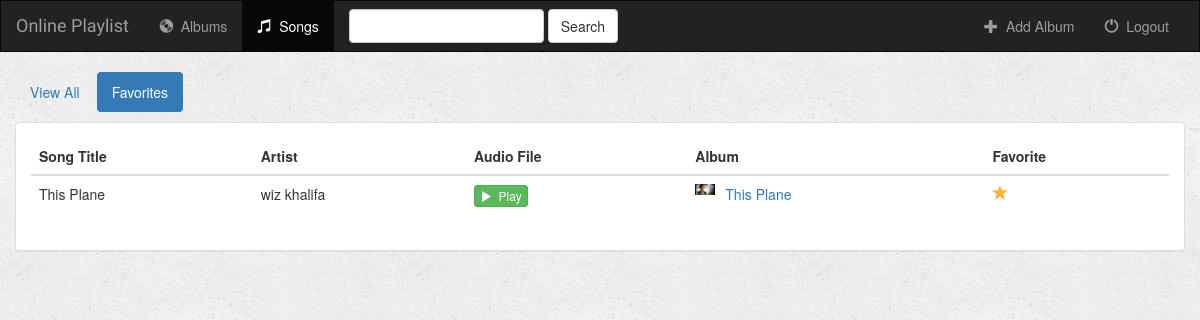
Screenshot of /music/songs/favorites/ (signed in) with the database file from the repository.
### music/models.py (models this page shows, shortened)
class Song(models.Model):
    album = models.ForeignKey(Album, on_delete=models.CASCADE)
    song_title = models.CharField(max_length=250)
    audio_file = models.FileField(default='')
    is_favorite = models.BooleanField(default=False)

class Album(models.Model):
    user = models.ForeignKey(User, default=1)
    artist = models.CharField(max_length=250)
    album_title = models.CharField(max_length=500)
    genre = models.CharField(max_length=100)
    album_logo = models.FileField()
    is_favorite = models.BooleanField(default=False)

### music/views.py (the view)
# urls.py: url(r'^songs/(?P<filter_by>[a-zA_Z]+)/$', views.songs, name='songs'),
def songs(request, filter_by):
    if not request.user.is_authenticated():
        return render(request, 'music/login.html')
    else:
        try:
            song_ids = []
            for album in Album.objects.filter(user=request.user):
                for song in album.song_set.all():
                    song_ids.append(song.pk)
            users_songs = Song.objects.filter(pk__in=song_ids)
            if filter_by == 'favorites':
                users_songs = users_songs.filter(is_favorite=True)
        except Album.DoesNotExist:
            users_songs = []
        return render(request, 'music/songs.html', {
            'song_list': users_songs,
            'filter_by': filter_by,
        })

### music/templates/music/songs.html (shortened to what this page needs)
{% extends 'music/base.html' %}
{% block songs_active %}active{% endblock %}
{% block body %}
<div class="container-fluid songs-container">
    <div class="row">
        <div class="col-sm-12">
            <ul class="nav nav-pills" style="margin-bottom: 10px;">
                <li role="presentation" {% if filter_by == 'all' %}class="active"{% endif %}><a href="{% url 'music:songs' 'all' %}">View All</a></li>
                <li role="presentation" {% if filter_by == 'favorites' %}class="active"{% endif %}><a href="{% url 'music:songs' 'favorites' %}">Favorites</a></li>
            </ul>
        </div>
    </div>
    <div class="row">
        <div class="col-sm-12">
            <div class="panel panel-default">
                <div class="panel-body">
                    <table class="table">
                        <thead>
                            <tr>
                                <th>Song Title</th>
                                <th>Artist</th>
                                <th>Audio File</th>
                                <th>Album</th>
                                <th>Favorite</th>
                            </tr>
                        </thead>
                        <tbody>
                            {% for song in song_list %}
                                <tr>
                                    <td>{{ song.song_title }}</td>
                                    <td>{{ song.album.artist }}</td>
                                    <td>
                                        <a target="_blank" href="{{ song.audio_file.url }}">
                                            <button type="button" class="btn btn-success btn-xs">
                                                <span class="glyphicon glyphicon-play"></span>&nbsp; Play
                                            </button>
                                        </a>
                                    </td>
                                    <td>
                                        <a href="{% url 'music:detail' song.album.id %}">
                                            <img src="{{ song.album.album_logo.url }}" class="img-responsive" style="width: 20px; float: left; margin-right: 10px;" />
                                        </a>
                                        <a href="{% url 'music:detail' song.album.id %}">{{ song.album.album_title }}</a>
                                    </td>
                                    <td>
                                        <a href="{% url 'music:favorite' song.id %}" class="btn-favorite"><span class="glyphicon glyphicon-star {% if song.is_favorite %}active{% endif %}"></span></a>
                                    </td>
                                </tr>
                            {% endfor %}
                        </tbody>
                    </table>
                </div>
            </div>
        </div>
    </div>
</div>
{% endblock %}

### music/static/music/style.css (style rules this page uses)
body { background: white url("images/background.png"); }
.glyphicon-star { color: #CCCCCC; font-size: 16px; }
.glyphicon-star.active { color: #FDB230; }

### rows the page displays
Song: song_title "This Plane", album.artist "wiz khalifa", album.album_logo (placeholder picture), album.album_title "This Plane", is_favorite True (drawn)
